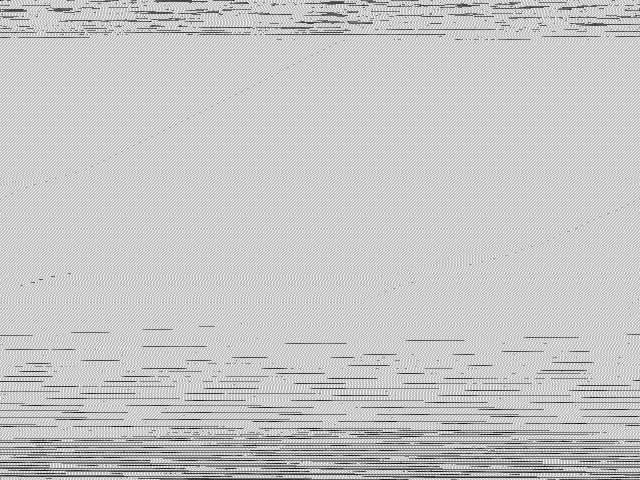
//> input picture computer_vision/conv_from_scratch/toto_pelado_3_raw.pgm, 640 x 480 px
$ ./homo_filter ../conv_from_scratch/toto_pelado_3_raw.pgm   (built with g++ and OpenCV 4)
//> lines starting //> are read from the running program, lines starting //| are printed output that depends on the picture
#include <iostream>
#include <opencv2/opencv.hpp>
#include <opencv2/imgproc/imgproc.hpp>

#include <stdlib.h>     /* system, NULL, EXIT_FAILURE */

using namespace cv;
using namespace std;


Mat filter_tmp;
int percent_GamaL = 0;
int percent_GamaH = 2;
int percentD0 = 20;
int percent_C = 0;
float d_max;

void slot_sliders(int, void*);
void calcFilter(Mat& H, float gamaL, float gamaH, float D0, float c);
// troca os quadrantes da imagem da DFT
void deslocaDFT(Mat& image ){
  Mat tmp, A, B, C, D;

  // se a imagem tiver tamanho impar, recorta a regiao para
  // evitar cÃ³pias de tamanho desigual
  image = image(Rect(0, 0, image.cols & -2, image.rows & -2));
  int cx = image.cols/2;
  int cy = image.rows/2;

  // reorganiza os quadrantes da transformada
  // A B   ->  D C
  // C D       B A
  A = image(Rect(0, 0, cx, cy));
  B = image(Rect(cx, 0, cx, cy));
  C = image(Rect(0, cy, cx, cy));
  D = image(Rect(cx, cy, cx, cy));

  // A <-> D
  A.copyTo(tmp);  D.copyTo(A);  tmp.copyTo(D);

  // C <-> B
  C.copyTo(tmp);  B.copyTo(C);  tmp.copyTo(B);
}

int main(int argc, char**argv){
  const char mainWindow[] = "Filtro";
  const int max_slider = 100;
  Mat image;
  Mat padded, filter;
  Mat complexImage, complexImage_out;
  Mat_<float> realInput, zeros;
  int dft_M, dft_N;
  vector<Mat> planos;

  if(argc != 1){//usuario passou um argumento, vou entender como sendo um endereco de uma imagem
    image = imread(argv[1]);
//> image is the input picture: 480 rows x 640 cols, CV_8UC3; min 10, max 243, mean 198.2
    //converte para escala de cinza
    cvtColor(image, image, CV_BGR2GRAY);
//> image: 480 rows x 640 cols, CV_8UC1
    imshow("Entrada", image);
  }else{
    std::cerr << "Erro ao carregar imagem!" << '\n';
    return -1;
  }

  // identifica os tamanhos otimos para
  // calculo do FFT
  dft_M = getOptimalDFTSize(image.rows);
//> dft_M = 480
  dft_N = getOptimalDFTSize(image.cols);
//> dft_N = 640
  d_max = sqrt(dft_M*dft_M + dft_N*dft_N)/2.0;
//> d_max = 400

  // realiza o padding da imagem
  copyMakeBorder(image, padded, 0,
                 dft_M - image.rows, 0,
                 dft_N - image.cols,
                 BORDER_CONSTANT, Scalar::all(0));

  // parte imaginaria da matriz complexa (preenchida com zeros)
  zeros = Mat_<float>::zeros(padded.size());
  // prepara a matriz complexa para ser preenchida
  complexImage = Mat(padded.size(), CV_32FC2, Scalar(0));

  // cria a componente real
  realInput = Mat_<float>(padded);
  realInput += cv::Scalar::all(1);
  cv::log(realInput, realInput);
  // combina o array de matrizes em uma unica
  // componente complexa
  Mat comps[] = {realInput, zeros};
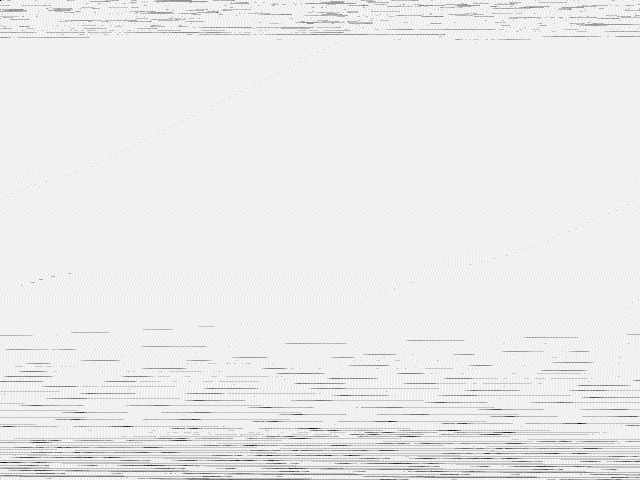
//> comps[0]: 480 rows x 640 cols, CV_32FC1; min 2.4, max 5.5, mean 5.27; drawn with min black and max white
//> comps[1]: 480 rows x 640 cols, CV_32FC1; every value is 0
  merge(comps, 2,  complexImage);
  // calcula o dft
  dft(complexImage, complexImage);
  // realiza a troca de quadrantes
  deslocaDFT(complexImage);
  normalize(complexImage, complexImage, 0, 1, CV_MINMAX);
  // a funcao de transferencia (filtro frequencial) deve ter o
  // mesmo tamanho e tipo da matriz complexa
  filter = complexImage.clone();

  // matriz das componentes real
  // e imaginaria do filtro
  filter_tmp = Mat(dft_M, dft_N, CV_32F);
  calcFilter(filter_tmp, percent_GamaL/100.0,
                        (percent_GamaH/100.0)*9+1,
                        (percentD0/100.0)*d_max,
                        (percent_C/100.0)*4+1);
//> after the loop in calcFilter, `for(int u = 0; u < M; u++)`:
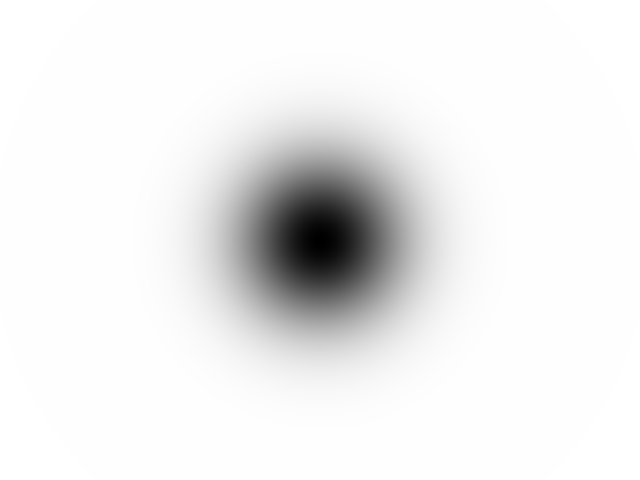
//> H: 480 rows x 640 cols, CV_32FC1; min 0, max 1.18, mean 1.1; drawn with min black and max white

  namedWindow(mainWindow, WINDOW_AUTOSIZE);

  createTrackbar( "Gama L [0-100%]", mainWindow,
                  &percent_GamaL,
                  max_slider,
                  slot_sliders);
  createTrackbar( "Gama H [0-100%]", mainWindow,
                  &percent_GamaH,
                  max_slider,
                  slot_sliders);
  createTrackbar( "D0 [0-100%]", mainWindow,
                  &percentD0,
                  max_slider,
                  slot_sliders);
  createTrackbar( "c [0-100%]", mainWindow,
                  &percent_C,
                  max_slider,
                  slot_sliders);

  complexImage_out = complexImage.clone();
  while(true){
    // cria a matriz com as componentes do filtro e junta
    // ambas em uma matriz multicanal complexa
    planos.clear();
    planos.push_back(filter_tmp);
    planos.push_back(filter_tmp);
    merge(planos, filter);

    // aplica o filtro frequencial
    mulSpectrums(complexImage, filter,complexImage_out,0);
    // troca novamente os quadrantes
    deslocaDFT(complexImage_out);
    // calcula a DFT inversa
    idft(complexImage_out, complexImage_out);
    // limpa o array de planos
    planos.clear();
    // separa as partes real e imaginaria da
    // imagem filtrada
    split(complexImage_out, planos);
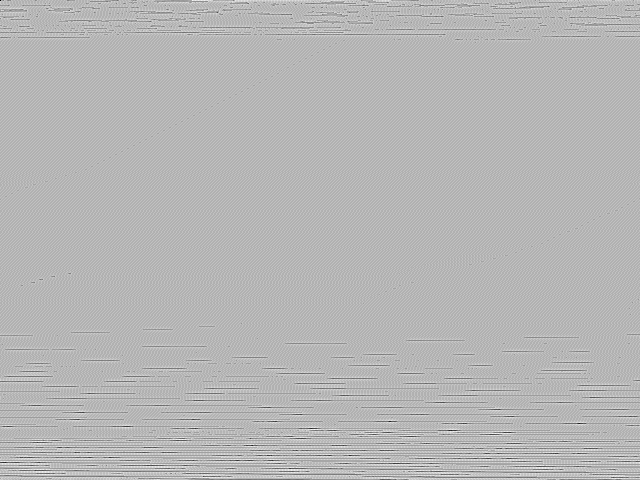
//> planos[0]: 480 rows x 640 cols, CV_32FC1; min -0.576, max 0.229, mean -3.1e-11; drawn with min black and max white
    cv::exp(planos[0], planos[0]);
    planos[0] -= cv::Scalar::all(1);
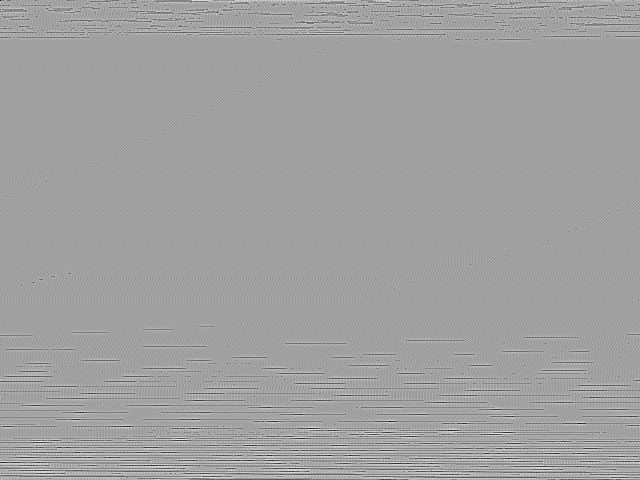
//> planos[0]: 480 rows x 640 cols, CV_32FC1; min -0.438, max 0.258, mean 0.00106; drawn with min black and max white

    // normaliza a parte real para exibicao
    normalize(planos[0], planos[0], 0, 1, CV_MINMAX);

    imshow(mainWindow, filter_tmp);
    imshow("Resultado", planos[0]);
    waitKey(10);
  }

  return 0;
}

//cada slider eh mapeado de 0-100% em um range de valores
//fixos para cada uma das variaveis.
// (foi uma maneira simples que achei para controlar as variaveis com sliders de valores inteiros)
void slot_sliders(int, void*){
  calcFilter(filter_tmp, percent_GamaL/100.0,
                     (percent_GamaH/100.0)*8+2,
                     (percentD0/100.0)*d_max,
                     (percent_C/100.0)*4+1);
}

void calcFilter(Mat& H, float gamaL, float gamaH, float D0, float c){
  system("clear");
  std::cout << "Gama L:"<< gamaL << '\n';
  std::cout << "Gama H:"<< gamaH << '\n';
  std::cout << "D0:"<< D0 << '\n';
  std::cout << "C:"<< c << '\n';

  int N = H.size().width;
  int M = H.size().height;

  //Macro de calculo de distancia, com relacao ao ponto central da imagem
  #define D(u,v) sqrt( ((u)-M/2)*((u)-M/2) + ((v)-N/2)*((v)-N/2) )

  for(int u = 0; u < M; u++){
    for(int v = 0; v < N; v++){
        H.at<float>(u,v) = (gamaH - gamaL)*(1 - exp(-c*(D(u,v)*D(u,v))/(D0*D0))) + gamaL;
    }
  }
}
